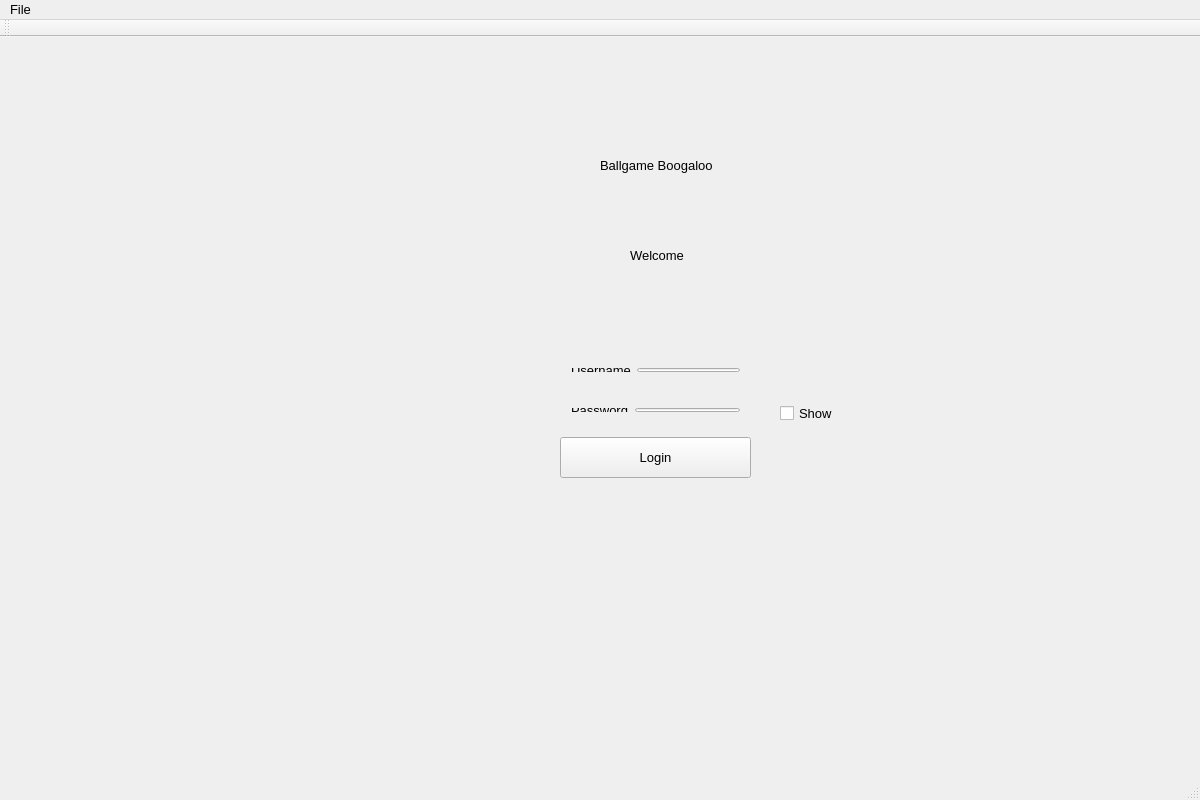
<?xml version="1.0" encoding="UTF-8"?>
<ui version="4.0">
 <class>MainWindow</class>
 <widget class="QMainWindow" name="MainWindow">
  <property name="geometry">
   <rect>
    <x>0</x>
    <y>0</y>
    <width>1200</width>
    <height>800</height>
   </rect>
  </property>
  <property name="sizePolicy">
   <sizepolicy hsizetype="Fixed" vsizetype="Fixed">
    <horstretch>0</horstretch>
    <verstretch>0</verstretch>
   </sizepolicy>
  </property>
  <property name="minimumSize">
   <size>
    <width>1200</width>
    <height>800</height>
   </size>
  </property>
  <property name="maximumSize">
   <size>
    <width>1200</width>
    <height>800</height>
   </size>
  </property>
  <property name="baseSize">
   <size>
    <width>1000</width>
    <height>700</height>
   </size>
  </property>
  <property name="font">
   <font>
    <pointsize>10</pointsize>
   </font>
  </property>
  <property name="windowTitle">
   <string>MainWindow</string>
  </property>
  <widget class="QWidget" name="centralWidget">
   <widget class="QStackedWidget" name="primaryPageStackedWidget">
    <property name="geometry">
     <rect>
      <x>70</x>
      <y>10</y>
      <width>1201</width>
      <height>761</height>
     </rect>
    </property>
    <property name="sizePolicy">
     <sizepolicy hsizetype="Fixed" vsizetype="Preferred">
      <horstretch>0</horstretch>
      <verstretch>0</verstretch>
     </sizepolicy>
    </property>
    <property name="currentIndex">
     <number>0</number>
    </property>
    <widget class="QWidget" name="loginPage">
     <widget class="QPushButton" name="loginPushButton">
      <property name="geometry">
       <rect>
        <x>490</x>
        <y>390</y>
        <width>191</width>
        <height>41</height>
       </rect>
      </property>
      <property name="text">
       <string>Login</string>
      </property>
     </widget>
     <widget class="QLabel" name="label">
      <property name="geometry">
       <rect>
        <x>530</x>
        <y>110</y>
        <width>141</width>
        <height>16</height>
       </rect>
      </property>
      <property name="text">
       <string>Ballgame Boogaloo</string>
      </property>
     </widget>
     <widget class="QLabel" name="label_2">
      <property name="geometry">
       <rect>
        <x>560</x>
        <y>200</y>
        <width>61</width>
        <height>16</height>
       </rect>
      </property>
      <property name="text">
       <string>Welcome</string>
      </property>
     </widget>
     <widget class="QWidget" name="layoutWidget">
      <property name="geometry">
       <rect>
        <x>490</x>
        <y>310</y>
        <width>191</width>
        <height>26</height>
       </rect>
      </property>
      <layout class="QHBoxLayout" name="horizontalLayout_2">
       <item>
        <widget class="QLabel" name="usernameLabel">
         <property name="text">
          <string>Username</string>
         </property>
        </widget>
       </item>
       <item>
        <widget class="QLineEdit" name="usernameLineEdit"/>
       </item>
      </layout>
     </widget>
     <widget class="QWidget" name="layoutWidget">
      <property name="geometry">
       <rect>
        <x>490</x>
        <y>350</y>
        <width>191</width>
        <height>26</height>
       </rect>
      </property>
      <layout class="QHBoxLayout" name="horizontalLayout">
       <item>
        <widget class="QLabel" name="passwordLabel">
         <property name="text">
          <string>Password</string>
         </property>
        </widget>
       </item>
       <item>
        <widget class="QLineEdit" name="passwordLineEdit">
         <property name="echoMode">
          <enum>QLineEdit::Password</enum>
         </property>
        </widget>
       </item>
      </layout>
     </widget>
     <widget class="QCheckBox" name="checkBox_showPW">
      <property name="geometry">
       <rect>
        <x>710</x>
        <y>356</y>
        <width>91</width>
        <height>21</height>
       </rect>
      </property>
      <property name="text">
       <string>Show</string>
      </property>
     </widget>
    </widget>
    <widget class="QWidget" name="adminPage">
     <widget class="QStackedWidget" name="adminStackedWidget">
      <property name="geometry">
       <rect>
        <x>-10</x>
        <y>0</y>
        <width>1201</width>
        <height>771</height>
       </rect>
      </property>
      <widget class="QWidget" name="welcomePage_admin">
       <widget class="QLabel" name="welcomeLabel_admin">
        <property name="geometry">
         <rect>
          <x>520</x>
          <y>70</y>
          <width>101</width>
          <height>16</height>
         </rect>
        </property>
        <property name="text">
         <string>Welcome Admin</string>
        </property>
       </widget>
       <widget class="QPushButton" name="informationButton_admin">
        <property name="geometry">
         <rect>
          <x>470</x>
          <y>510</y>
          <width>291</width>
          <height>61</height>
         </rect>
        </property>
        <property name="text">
         <string>View Stadiums</string>
        </property>
       </widget>
       <widget class="QPushButton" name="takeTripButton_admin">
        <property name="geometry">
         <rect>
          <x>60</x>
          <y>510</y>
          <width>301</width>
          <height>61</height>
         </rect>
        </property>
        <property name="sizePolicy">
         <sizepolicy hsizetype="Fixed" vsizetype="Fixed">
          <horstretch>0</horstretch>
          <verstretch>0</verstretch>
         </sizepolicy>
        </property>
        <property name="text">
         <string>Take a Trip</string>
        </property>
       </widget>
       <widget class="QPushButton" name="manageStadiumsButton">
        <property name="geometry">
         <rect>
          <x>860</x>
          <y>510</y>
          <width>301</width>
          <height>61</height>
         </rect>
        </property>
        <property name="sizePolicy">
         <sizepolicy hsizetype="Fixed" vsizetype="Fixed">
          <horstretch>0</horstretch>
          <verstretch>0</verstretch>
         </sizepolicy>
        </property>
        <property name="text">
         <string>Manage Stadiums</string>
        </property>
       </widget>
      </widget>
      <widget class="QWidget" name="manageStadiumsPage">
       <widget class="QListWidget" name="stadiumListWidget">
        <property name="geometry">
         <rect>
          <x>40</x>
          <y>120</y>
          <width>451</width>
          <height>591</height>
         </rect>
        </property>
       </widget>
       <widget class="QListWidget" name="souvenirListWidget">
        <property name="geometry">
         <rect>
          <x>920</x>
          <y>120</y>
          <width>191</width>
          <height>271</height>
         </rect>
        </property>
       </widget>
       <widget class="QLabel" name="label_3">
        <property name="geometry">
         <rect>
          <x>230</x>
          <y>90</y>
          <width>51</width>
          <height>16</height>
         </rect>
        </property>
        <property name="text">
         <string>Stadium</string>
        </property>
       </widget>
       <widget class="QLabel" name="label_10">
        <property name="geometry">
         <rect>
          <x>1000</x>
          <y>90</y>
          <width>61</width>
          <height>16</height>
         </rect>
        </property>
        <property name="text">
         <string>Souvenirs</string>
        </property>
       </widget>
       <widget class="QPushButton" name="manageStadiumsBackButton">
        <property name="geometry">
         <rect>
          <x>40</x>
          <y>20</y>
          <width>121</width>
          <height>41</height>
         </rect>
        </property>
        <property name="text">
         <string>Back</string>
        </property>
       </widget>
       <widget class="QGroupBox" name="groupBox">
        <property name="geometry">
         <rect>
          <x>540</x>
          <y>420</y>
          <width>621</width>
          <height>291</height>
         </rect>
        </property>
        <property name="title">
         <string>Stadium Attributes</string>
        </property>
        <widget class="QLabel" name="capacityLabel">
         <property name="geometry">
          <rect>
           <x>50</x>
           <y>40</y>
           <width>51</width>
           <height>16</height>
          </rect>
         </property>
         <property name="text">
          <string>Capacity</string>
         </property>
        </widget>
        <widget class="QLabel" name="typologyLabel">
         <property name="geometry">
          <rect>
           <x>50</x>
           <y>130</y>
           <width>61</width>
           <height>16</height>
          </rect>
         </property>
         <property name="text">
          <string>Typology</string>
         </property>
        </widget>
        <widget class="QLineEdit" name="distToCenterLineEdit">
         <property name="geometry">
          <rect>
           <x>360</x>
           <y>170</y>
           <width>113</width>
           <height>20</height>
          </rect>
         </property>
        </widget>
        <widget class="QLabel" name="roofTypeLabel">
         <property name="geometry">
          <rect>
           <x>390</x>
           <y>40</y>
           <width>61</width>
           <height>16</height>
          </rect>
         </property>
         <property name="text">
          <string>Roof Type</string>
         </property>
        </widget>
        <widget class="QLabel" name="surfaceLabel">
         <property name="geometry">
          <rect>
           <x>220</x>
           <y>40</y>
           <width>47</width>
           <height>13</height>
          </rect>
         </property>
         <property name="text">
          <string>Surface</string>
         </property>
        </widget>
        <widget class="QLineEdit" name="capacityLineEdit">
         <property name="geometry">
          <rect>
           <x>20</x>
           <y>80</y>
           <width>113</width>
           <height>20</height>
          </rect>
         </property>
        </widget>
        <widget class="QLineEdit" name="roofTypeLineEdit">
         <property name="geometry">
          <rect>
           <x>360</x>
           <y>80</y>
           <width>113</width>
           <height>20</height>
          </rect>
         </property>
        </widget>
        <widget class="QLineEdit" name="surfaceLineEdit">
         <property name="geometry">
          <rect>
           <x>190</x>
           <y>80</y>
           <width>113</width>
           <height>20</height>
          </rect>
         </property>
        </widget>
        <widget class="QLineEdit" name="dateOpenedLineEdit">
         <property name="geometry">
          <rect>
           <x>190</x>
           <y>170</y>
           <width>113</width>
           <height>20</height>
          </rect>
         </property>
        </widget>
        <widget class="QLabel" name="dateLabel">
         <property name="geometry">
          <rect>
           <x>210</x>
           <y>130</y>
           <width>81</width>
           <height>16</height>
          </rect>
         </property>
         <property name="text">
          <string>Date Opened</string>
         </property>
        </widget>
        <widget class="QLineEdit" name="typologyLineEdit">
         <property name="geometry">
          <rect>
           <x>20</x>
           <y>170</y>
           <width>113</width>
           <height>20</height>
          </rect>
         </property>
        </widget>
        <widget class="QLabel" name="distToCenterLabel">
         <property name="geometry">
          <rect>
           <x>360</x>
           <y>130</y>
           <width>131</width>
           <height>16</height>
          </rect>
         </property>
         <property name="text">
          <string>Dist. to Center Field</string>
         </property>
        </widget>
        <widget class="QLineEdit" name="newLocationLineEdit">
         <property name="geometry">
          <rect>
           <x>20</x>
           <y>260</y>
           <width>113</width>
           <height>20</height>
          </rect>
         </property>
        </widget>
        <widget class="QLabel" name="newLocationLabel">
         <property name="geometry">
          <rect>
           <x>40</x>
           <y>230</y>
           <width>81</width>
           <height>16</height>
          </rect>
         </property>
         <property name="text">
          <string>New Location</string>
         </property>
        </widget>
       </widget>
       <widget class="QListWidget" name="souvenirPriceListWidget">
        <property name="geometry">
         <rect>
          <x>1110</x>
          <y>120</y>
          <width>51</width>
          <height>271</height>
         </rect>
        </property>
       </widget>
      </widget>
     </widget>
    </widget>
    <widget class="QWidget" name="userPage">
     <widget class="QStackedWidget" name="userStackedWidget">
      <property name="geometry">
       <rect>
        <x>0</x>
        <y>0</y>
        <width>1201</width>
        <height>771</height>
       </rect>
      </property>
      <widget class="QWidget" name="welcomePage_user">
       <widget class="QPushButton" name="takeTripButton_user">
        <property name="geometry">
         <rect>
          <x>60</x>
          <y>540</y>
          <width>301</width>
          <height>61</height>
         </rect>
        </property>
        <property name="sizePolicy">
         <sizepolicy hsizetype="Fixed" vsizetype="Fixed">
          <horstretch>0</horstretch>
          <verstretch>0</verstretch>
         </sizepolicy>
        </property>
        <property name="text">
         <string>View Stadiums</string>
        </property>
       </widget>
       <widget class="QPushButton" name="informationButton_user">
        <property name="geometry">
         <rect>
          <x>440</x>
          <y>540</y>
          <width>291</width>
          <height>61</height>
         </rect>
        </property>
        <property name="text">
         <string>Information</string>
        </property>
       </widget>
       <widget class="QLabel" name="label_11">
        <property name="geometry">
         <rect>
          <x>550</x>
          <y>100</y>
          <width>231</width>
          <height>16</height>
         </rect>
        </property>
        <property name="text">
         <string>Welcome Regular User</string>
        </property>
       </widget>
       <widget class="QPushButton" name="viewStadiumsButton">
        <property name="geometry">
         <rect>
          <x>810</x>
          <y>540</y>
          <width>291</width>
          <height>61</height>
         </rect>
        </property>
        <property name="text">
         <string>View Stadiums</string>
        </property>
       </widget>
      </widget>
      <widget class="QWidget" name="takeTripPage"/>
      <widget class="QWidget" name="informationPage">
       <widget class="QPushButton" name="informationBackButton">
        <property name="geometry">
         <rect>
          <x>30</x>
          <y>20</y>
          <width>121</width>
          <height>41</height>
         </rect>
        </property>
        <property name="text">
         <string>Back</string>
        </property>
       </widget>
       <widget class="QTabWidget" name="tabWidget">
        <property name="geometry">
         <rect>
          <x>40</x>
          <y>100</y>
          <width>1101</width>
          <height>421</height>
         </rect>
        </property>
        <property name="tabPosition">
         <enum>QTabWidget::North</enum>
        </property>
        <property name="currentIndex">
         <number>7</number>
        </property>
        <widget class="QWidget" name="MajorLeagueTeam">
         <attribute name="title">
          <string>American-Name</string>
         </attribute>
         <widget class="QLabel" name="label_5">
          <property name="geometry">
           <rect>
            <x>890</x>
            <y>30</y>
            <width>111</width>
            <height>16</height>
           </rect>
          </property>
          <property name="text">
           <string>Size:</string>
          </property>
         </widget>
         <widget class="QLabel" name="label_19">
          <property name="geometry">
           <rect>
            <x>920</x>
            <y>30</y>
            <width>111</width>
            <height>16</height>
           </rect>
          </property>
          <property name="text">
           <string/>
          </property>
         </widget>
         <widget class="QTableWidget" name="teamTableWidget_1">
          <property name="geometry">
           <rect>
            <x>10</x>
            <y>30</y>
            <width>881</width>
            <height>311</height>
           </rect>
          </property>
          <property name="minimumSize">
           <size>
            <width>741</width>
            <height>0</height>
           </size>
          </property>
          <property name="maximumSize">
           <size>
            <width>16777215</width>
            <height>311</height>
           </size>
          </property>
          <attribute name="horizontalHeaderDefaultSectionSize">
           <number>440</number>
          </attribute>
          <attribute name="horizontalHeaderMinimumSectionSize">
           <number>100</number>
          </attribute>
         </widget>
        </widget>
        <widget class="QWidget" name="MajorLeagueStadium">
         <attribute name="title">
          <string>American-Stadium</string>
         </attribute>
         <widget class="QLabel" name="label_6">
          <property name="geometry">
           <rect>
            <x>890</x>
            <y>30</y>
            <width>111</width>
            <height>16</height>
           </rect>
          </property>
          <property name="text">
           <string>Size:</string>
          </property>
         </widget>
         <widget class="QLabel" name="label_20">
          <property name="geometry">
           <rect>
            <x>920</x>
            <y>30</y>
            <width>111</width>
            <height>16</height>
           </rect>
          </property>
          <property name="text">
           <string/>
          </property>
         </widget>
         <widget class="QTableWidget" name="teamTableWidget_2">
          <property name="geometry">
           <rect>
            <x>10</x>
            <y>30</y>
            <width>881</width>
            <height>311</height>
           </rect>
          </property>
          <property name="minimumSize">
           <size>
            <width>741</width>
            <height>0</height>
           </size>
          </property>
          <property name="maximumSize">
           <size>
            <width>16777215</width>
            <height>311</height>
           </size>
          </property>
          <attribute name="horizontalHeaderDefaultSectionSize">
           <number>440</number>
          </attribute>
          <attribute name="horizontalHeaderMinimumSectionSize">
           <number>100</number>
          </attribute>
         </widget>
        </widget>
        <widget class="QWidget" name="AmericanLeagueTeam">
         <attribute name="title">
          <string>National-Name</string>
         </attribute>
         <widget class="QLabel" name="label_7">
          <property name="geometry">
           <rect>
            <x>900</x>
            <y>30</y>
            <width>111</width>
            <height>16</height>
           </rect>
          </property>
          <property name="text">
           <string>Size:</string>
          </property>
         </widget>
         <widget class="QLabel" name="label_21">
          <property name="geometry">
           <rect>
            <x>930</x>
            <y>30</y>
            <width>111</width>
            <height>16</height>
           </rect>
          </property>
          <property name="text">
           <string/>
          </property>
         </widget>
         <widget class="QTableWidget" name="teamTableWidget_3">
          <property name="geometry">
           <rect>
            <x>10</x>
            <y>30</y>
            <width>881</width>
            <height>311</height>
           </rect>
          </property>
          <property name="minimumSize">
           <size>
            <width>741</width>
            <height>0</height>
           </size>
          </property>
          <property name="maximumSize">
           <size>
            <width>16777215</width>
            <height>311</height>
           </size>
          </property>
          <attribute name="horizontalHeaderDefaultSectionSize">
           <number>440</number>
          </attribute>
          <attribute name="horizontalHeaderMinimumSectionSize">
           <number>100</number>
          </attribute>
         </widget>
        </widget>
        <widget class="QWidget" name="NationalLeagueStadium">
         <attribute name="title">
          <string>National-Stadium</string>
         </attribute>
         <widget class="QLabel" name="label_4">
          <property name="geometry">
           <rect>
            <x>890</x>
            <y>30</y>
            <width>111</width>
            <height>16</height>
           </rect>
          </property>
          <property name="text">
           <string>Size:</string>
          </property>
         </widget>
         <widget class="QLabel" name="label_22">
          <property name="geometry">
           <rect>
            <x>920</x>
            <y>30</y>
            <width>111</width>
            <height>16</height>
           </rect>
          </property>
          <property name="text">
           <string/>
          </property>
         </widget>
         <widget class="QTableWidget" name="teamTableWidget_4">
          <property name="geometry">
           <rect>
            <x>10</x>
            <y>30</y>
            <width>881</width>
            <height>311</height>
           </rect>
          </property>
          <property name="minimumSize">
           <size>
            <width>741</width>
            <height>0</height>
           </size>
          </property>
          <property name="maximumSize">
           <size>
            <width>16777215</width>
            <height>311</height>
           </size>
          </property>
          <attribute name="horizontalHeaderDefaultSectionSize">
           <number>440</number>
          </attribute>
          <attribute name="horizontalHeaderMinimumSectionSize">
           <number>100</number>
          </attribute>
         </widget>
        </widget>
        <widget class="QWidget" name="typology">
         <attribute name="title">
          <string>Park Typology</string>
         </attribute>
         <widget class="QLabel" name="label_8">
          <property name="geometry">
           <rect>
            <x>890</x>
            <y>30</y>
            <width>111</width>
            <height>16</height>
           </rect>
          </property>
          <property name="text">
           <string>Size:</string>
          </property>
         </widget>
         <widget class="QLabel" name="label_23">
          <property name="geometry">
           <rect>
            <x>930</x>
            <y>30</y>
            <width>111</width>
            <height>16</height>
           </rect>
          </property>
          <property name="text">
           <string/>
          </property>
         </widget>
         <widget class="QTableWidget" name="teamTableWidget_5">
          <property name="geometry">
           <rect>
            <x>10</x>
            <y>30</y>
            <width>881</width>
            <height>311</height>
           </rect>
          </property>
          <property name="minimumSize">
           <size>
            <width>741</width>
            <height>0</height>
           </size>
          </property>
          <property name="maximumSize">
           <size>
            <width>16777215</width>
            <height>311</height>
           </size>
          </property>
          <attribute name="horizontalHeaderDefaultSectionSize">
           <number>293</number>
          </attribute>
          <attribute name="horizontalHeaderMinimumSectionSize">
           <number>100</number>
          </attribute>
         </widget>
        </widget>
        <widget class="QWidget" name="openRoofType">
         <attribute name="title">
          <string>Roof Type</string>
         </attribute>
         <widget class="QLabel" name="label_9">
          <property name="geometry">
           <rect>
            <x>900</x>
            <y>30</y>
            <width>111</width>
            <height>16</height>
           </rect>
          </property>
          <property name="text">
           <string>Size:</string>
          </property>
         </widget>
         <widget class="QLabel" name="label_24">
          <property name="geometry">
           <rect>
            <x>950</x>
            <y>30</y>
            <width>111</width>
            <height>16</height>
           </rect>
          </property>
          <property name="text">
           <string/>
          </property>
         </widget>
         <widget class="QTableWidget" name="teamTableWidget_6">
          <property name="geometry">
           <rect>
            <x>10</x>
            <y>30</y>
            <width>881</width>
            <height>311</height>
           </rect>
          </property>
          <property name="minimumSize">
           <size>
            <width>741</width>
            <height>0</height>
           </size>
          </property>
          <property name="maximumSize">
           <size>
            <width>16777215</width>
            <height>311</height>
           </size>
          </property>
          <attribute name="horizontalHeaderDefaultSectionSize">
           <number>293</number>
          </attribute>
          <attribute name="horizontalHeaderMinimumSectionSize">
           <number>100</number>
          </attribute>
         </widget>
        </widget>
        <widget class="QWidget" name="dateOpened">
         <attribute name="title">
          <string>Date</string>
         </attribute>
         <widget class="QLabel" name="label_15">
          <property name="geometry">
           <rect>
            <x>900</x>
            <y>30</y>
            <width>111</width>
            <height>16</height>
           </rect>
          </property>
          <property name="text">
           <string>Size:</string>
          </property>
         </widget>
         <widget class="QLabel" name="label_25">
          <property name="geometry">
           <rect>
            <x>940</x>
            <y>30</y>
            <width>111</width>
            <height>16</height>
           </rect>
          </property>
          <property name="text">
           <string/>
          </property>
         </widget>
         <widget class="QTableWidget" name="teamTableWidget_7">
          <property name="geometry">
           <rect>
            <x>10</x>
            <y>30</y>
            <width>881</width>
            <height>311</height>
           </rect>
          </property>
          <property name="minimumSize">
           <size>
            <width>741</width>
            <height>0</height>
           </size>
          </property>
          <property name="maximumSize">
           <size>
            <width>16777215</width>
            <height>311</height>
           </size>
          </property>
          <attribute name="horizontalHeaderDefaultSectionSize">
           <number>293</number>
          </attribute>
          <attribute name="horizontalHeaderMinimumSectionSize">
           <number>100</number>
          </attribute>
         </widget>
        </widget>
        <widget class="QWidget" name="seatingCapacity">
         <attribute name="title">
          <string>Seating Capacity</string>
         </attribute>
         <widget class="QLabel" name="label_16">
          <property name="geometry">
           <rect>
            <x>900</x>
            <y>70</y>
            <width>111</width>
            <height>16</height>
           </rect>
          </property>
          <property name="text">
           <string>Size:</string>
          </property>
         </widget>
         <widget class="QLabel" name="label_26">
          <property name="geometry">
           <rect>
            <x>960</x>
            <y>70</y>
            <width>111</width>
            <height>16</height>
           </rect>
          </property>
          <property name="text">
           <string/>
          </property>
         </widget>
         <widget class="QTableWidget" name="teamTableWidget_8">
          <property name="geometry">
           <rect>
            <x>10</x>
            <y>30</y>
            <width>881</width>
            <height>311</height>
           </rect>
          </property>
          <property name="minimumSize">
           <size>
            <width>741</width>
            <height>0</height>
           </size>
          </property>
          <property name="maximumSize">
           <size>
            <width>16777215</width>
            <height>311</height>
           </size>
          </property>
          <attribute name="horizontalHeaderDefaultSectionSize">
           <number>293</number>
          </attribute>
          <attribute name="horizontalHeaderMinimumSectionSize">
           <number>100</number>
          </attribute>
         </widget>
        </widget>
        <widget class="QWidget" name="greatestDistanceCenter">
         <attribute name="title">
          <string>Tab 2</string>
         </attribute>
         <widget class="QTableWidget" name="teamTableWidget_9">
          <property name="geometry">
           <rect>
            <x>10</x>
            <y>30</y>
            <width>881</width>
            <height>311</height>
           </rect>
          </property>
          <property name="minimumSize">
           <size>
            <width>741</width>
            <height>0</height>
           </size>
          </property>
          <property name="maximumSize">
           <size>
            <width>16777215</width>
            <height>311</height>
           </size>
          </property>
          <attribute name="horizontalHeaderDefaultSectionSize">
           <number>293</number>
          </attribute>
          <attribute name="horizontalHeaderMinimumSectionSize">
           <number>100</number>
          </attribute>
         </widget>
         <widget class="QLabel" name="label_17">
          <property name="geometry">
           <rect>
            <x>900</x>
            <y>30</y>
            <width>111</width>
            <height>16</height>
           </rect>
          </property>
          <property name="text">
           <string>Size:</string>
          </property>
         </widget>
         <widget class="QLabel" name="label_27">
          <property name="geometry">
           <rect>
            <x>970</x>
            <y>30</y>
            <width>111</width>
            <height>16</height>
           </rect>
          </property>
          <property name="text">
           <string/>
          </property>
         </widget>
        </widget>
        <widget class="QWidget" name="smallestDistanceCenter">
         <attribute name="title">
          <string>Page</string>
         </attribute>
         <widget class="QLabel" name="label_18">
          <property name="geometry">
           <rect>
            <x>890</x>
            <y>30</y>
            <width>111</width>
            <height>16</height>
           </rect>
          </property>
          <property name="text">
           <string>Size:</string>
          </property>
         </widget>
         <widget class="QLabel" name="label_28">
          <property name="geometry">
           <rect>
            <x>920</x>
            <y>30</y>
            <width>111</width>
            <height>16</height>
           </rect>
          </property>
          <property name="text">
           <string/>
          </property>
         </widget>
         <widget class="QTableWidget" name="teamTableWidget_10">
          <property name="geometry">
           <rect>
            <x>10</x>
            <y>30</y>
            <width>881</width>
            <height>311</height>
           </rect>
          </property>
          <property name="minimumSize">
           <size>
            <width>741</width>
            <height>0</height>
           </size>
          </property>
          <property name="maximumSize">
           <size>
            <width>16777215</width>
            <height>311</height>
           </size>
          </property>
          <attribute name="horizontalHeaderDefaultSectionSize">
           <number>293</number>
          </attribute>
          <attribute name="horizontalHeaderMinimumSectionSize">
           <number>100</number>
          </attribute>
         </widget>
        </widget>
       </widget>
       <widget class="QLabel" name="label_12">
        <property name="geometry">
         <rect>
          <x>490</x>
          <y>80</y>
          <width>181</width>
          <height>16</height>
         </rect>
        </property>
        <property name="text">
         <string>View Information by Category</string>
        </property>
       </widget>
      </widget>
      <widget class="QWidget" name="viewStadiumsPage">
       <widget class="QListWidget" name="souvenirListWidget_2">
        <property name="geometry">
         <rect>
          <x>900</x>
          <y>120</y>
          <width>191</width>
          <height>271</height>
         </rect>
        </property>
       </widget>
       <widget class="QListWidget" name="stadiumListWidget_2">
        <property name="geometry">
         <rect>
          <x>20</x>
          <y>120</y>
          <width>451</width>
          <height>591</height>
         </rect>
        </property>
       </widget>
       <widget class="QGroupBox" name="groupBox_2">
        <property name="geometry">
         <rect>
          <x>520</x>
          <y>420</y>
          <width>621</width>
          <height>291</height>
         </rect>
        </property>
        <property name="title">
         <string>Stadium Attributes</string>
        </property>
        <widget class="QLabel" name="capacityLabel_2">
         <property name="geometry">
          <rect>
           <x>50</x>
           <y>40</y>
           <width>51</width>
           <height>16</height>
          </rect>
         </property>
         <property name="text">
          <string>Capacity</string>
         </property>
        </widget>
        <widget class="QLabel" name="typologyLabel_2">
         <property name="geometry">
          <rect>
           <x>50</x>
           <y>130</y>
           <width>61</width>
           <height>16</height>
          </rect>
         </property>
         <property name="text">
          <string>Typology</string>
         </property>
        </widget>
        <widget class="QLineEdit" name="distToCenterLineEdit_2">
         <property name="geometry">
          <rect>
           <x>360</x>
           <y>170</y>
           <width>113</width>
           <height>20</height>
          </rect>
         </property>
        </widget>
        <widget class="QLabel" name="roofTypeLabel_2">
         <property name="geometry">
          <rect>
           <x>390</x>
           <y>40</y>
           <width>61</width>
           <height>16</height>
          </rect>
         </property>
         <property name="text">
          <string>Roof Type</string>
         </property>
        </widget>
        <widget class="QLabel" name="surfaceLabel_2">
         <property name="geometry">
          <rect>
           <x>220</x>
           <y>40</y>
           <width>47</width>
           <height>13</height>
          </rect>
         </property>
         <property name="text">
          <string>Surface</string>
         </property>
        </widget>
        <widget class="QLineEdit" name="capacityLineEdit_2">
         <property name="geometry">
          <rect>
           <x>20</x>
           <y>80</y>
           <width>113</width>
           <height>20</height>
          </rect>
         </property>
        </widget>
        <widget class="QLineEdit" name="roofTypeLineEdit_2">
         <property name="geometry">
          <rect>
           <x>360</x>
           <y>80</y>
           <width>113</width>
           <height>20</height>
          </rect>
         </property>
        </widget>
        <widget class="QLineEdit" name="surfaceLineEdit_2">
         <property name="geometry">
          <rect>
           <x>190</x>
           <y>80</y>
           <width>113</width>
           <height>20</height>
          </rect>
         </property>
        </widget>
        <widget class="QLineEdit" name="dateOpenedLineEdit_2">
         <property name="geometry">
          <rect>
           <x>190</x>
           <y>170</y>
           <width>113</width>
           <height>20</height>
          </rect>
         </property>
        </widget>
        <widget class="QLabel" name="dateLabel_2">
         <property name="geometry">
          <rect>
           <x>210</x>
           <y>130</y>
           <width>81</width>
           <height>16</height>
          </rect>
         </property>
         <property name="text">
          <string>Date Opened</string>
         </property>
        </widget>
        <widget class="QLineEdit" name="typologyLineEdit_2">
         <property name="geometry">
          <rect>
           <x>20</x>
           <y>170</y>
           <width>113</width>
           <height>20</height>
          </rect>
         </property>
        </widget>
        <widget class="QLabel" name="distToCenterLabel_2">
         <property name="geometry">
          <rect>
           <x>360</x>
           <y>130</y>
           <width>131</width>
           <height>16</height>
          </rect>
         </property>
         <property name="text">
          <string>Dist. to Center Field</string>
         </property>
        </widget>
        <widget class="QLineEdit" name="newLocationLineEdit_2">
         <property name="geometry">
          <rect>
           <x>20</x>
           <y>260</y>
           <width>113</width>
           <height>20</height>
          </rect>
         </property>
        </widget>
        <widget class="QLabel" name="newLocationLabel_2">
         <property name="geometry">
          <rect>
           <x>40</x>
           <y>230</y>
           <width>81</width>
           <height>16</height>
          </rect>
         </property>
         <property name="text">
          <string>New Location</string>
         </property>
        </widget>
       </widget>
       <widget class="QLabel" name="label_13">
        <property name="geometry">
         <rect>
          <x>980</x>
          <y>90</y>
          <width>61</width>
          <height>16</height>
         </rect>
        </property>
        <property name="text">
         <string>Souvenirs</string>
        </property>
       </widget>
       <widget class="QPushButton" name="viewStadiumsBackButton">
        <property name="geometry">
         <rect>
          <x>20</x>
          <y>20</y>
          <width>121</width>
          <height>41</height>
         </rect>
        </property>
        <property name="text">
         <string>Back</string>
        </property>
       </widget>
       <widget class="QListWidget" name="souvenirPriceListWidget_2">
        <property name="geometry">
         <rect>
          <x>1090</x>
          <y>120</y>
          <width>51</width>
          <height>271</height>
         </rect>
        </property>
       </widget>
       <widget class="QLabel" name="label_14">
        <property name="geometry">
         <rect>
          <x>210</x>
          <y>90</y>
          <width>51</width>
          <height>16</height>
         </rect>
        </property>
        <property name="text">
         <string>Stadium</string>
        </property>
       </widget>
      </widget>
     </widget>
    </widget>
   </widget>
  </widget>
  <widget class="QMenuBar" name="menuBar">
   <property name="geometry">
    <rect>
     <x>0</x>
     <y>0</y>
     <width>1200</width>
     <height>19</height>
    </rect>
   </property>
   <widget class="QMenu" name="menuFile">
    <property name="title">
     <string>File</string>
    </property>
    <addaction name="actionLogout"/>
   </widget>
   <addaction name="menuFile"/>
  </widget>
  <widget class="QToolBar" name="mainToolBar">
   <attribute name="toolBarArea">
    <enum>TopToolBarArea</enum>
   </attribute>
   <attribute name="toolBarBreak">
    <bool>false</bool>
   </attribute>
  </widget>
  <widget class="QStatusBar" name="statusBar"/>
  <action name="actionLogout">
   <property name="text">
    <string>Logout</string>
   </property>
  </action>
 </widget>
 <layoutdefault spacing="6" margin="11"/>
 <resources/>
 <connections/>
</ui>
